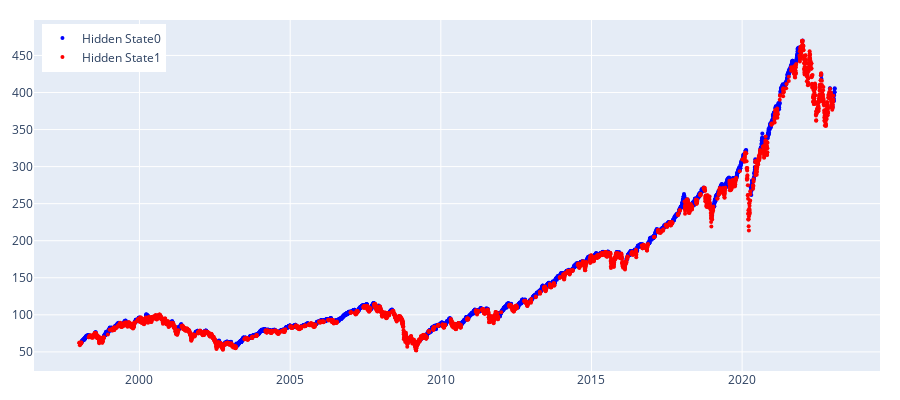

Here is the notebook cell this chart was saved with:
### Code cell
# Plotting the hidden states in the validation period (1995-onwards)
WF_val_hidden_states = switch_labels_and_plot(asset, combined_val_hidden_states, 1998, 2023)

# Walk-forward fitting yields more accurate preds consistently as it adapts to a rolling 5-year market conditions
# Notably, it was able to capture correctly classify nearly all of 2022 year as a bearish year despite its intense volatility which the previous two approaches overlooked.

### Figure 1 — Plotly figure (JSON) as saved in the notebook; plotly's stock layout.template omitted (floating-point values rounded to 4 significant figures; data arrays with more than 128 entries replaced by an {"elided": "..."} marker saying what was removed)
{"data": [{"marker": {"color": "blue", "size": 4}, "mode": "markers", "name": "Hidden State0", "type": "scatter", "x": {"elided": "2885 str values"}, "y": {"elided": "2885 float values"}}, {"marker": {"color": "red", "size": 4}, "mode": "markers", "name": "Hidden State1", "type": "scatter", "x": {"elided": "3424 str values"}, "y": {"elided": "3424 float values"}}], "layout": {"height": 400, "legend": {"x": 0.01, "xanchor": "left", "y": 0.99, "yanchor": "top"}, "margin": {"b": 20, "l": 20, "r": 20, "t": 20}, "width": 900}}
